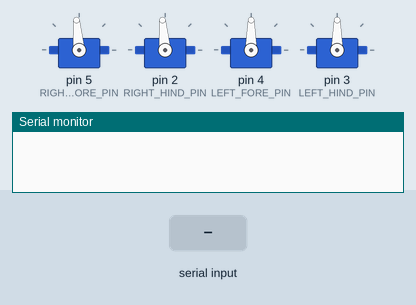
A sketch run on a simulated Arduino Uno, built with avr-gcc and run on an emulated ATmega328P. Shown: 4 × servo, the last lines printed to the serial monitor. Inputs (shaded band) come from the test bench.

Above: at 1.2 s.
1.3 s: "F" received over the second serial link
At 2.06 s:
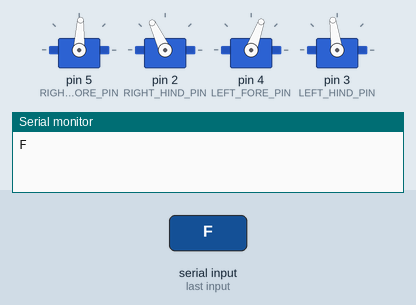
4.3 s: "L" received over the second serial link
At 4.81 s:
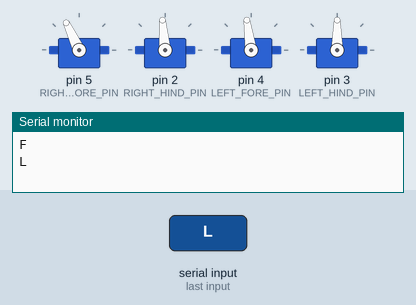
7.3 s: "f" received over the second serial link
At 9.08 s:
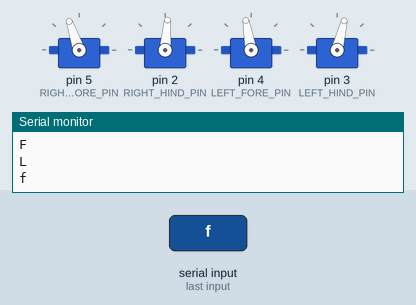
10.3 s: "R" received over the second serial link
At 11.22 s:
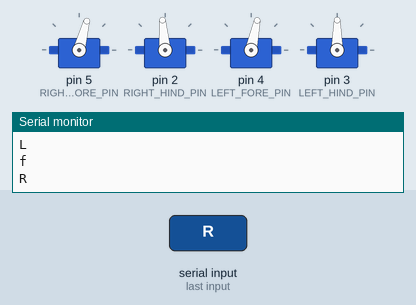
13.3 s: "B" received over the second serial link
At 15.81 s:
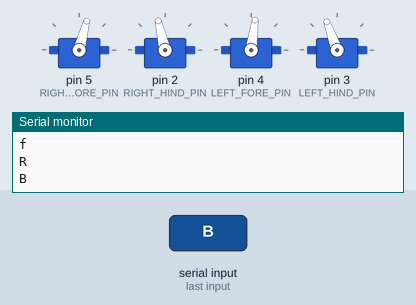
Timing chart, 0 to 20.3 s (numbered marks = the images above; inputs shaded):
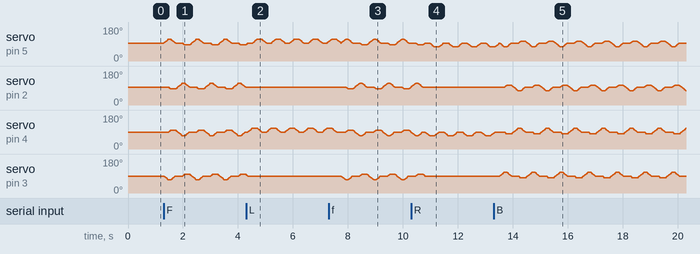

Measured:
- after the input at 4.3 s, servo on pin 2 (RIGHT_HIND_PIN): stops changing and stays 95°; servo on pin 3 (LEFT_HIND_PIN): goes on until 4.4 s, then stays 90°
- after the input at 10.3 s, servo on pin 2 (RIGHT_HIND_PIN): goes on until 10.7 s, then stays 95°; servo on pin 3 (LEFT_HIND_PIN): goes on until 10.8 s, then stays 90°

The sketch:

Bluetooth_Controlled.ino
```cpp
  // ============================================================
  //  Robot Dog – Bluetooth Controlled (no button)
  //  Forward / Left / Right gaits via serial commands
  //  Pin 5 = right_fore, Pin 2 = right_hind
  //  Pin 4 = left_fore,  Pin 3 = left_hind
  //  Bluetooth: RX→10, TX→11 (SoftwareSerial)
  // ============================================================

  #include <Servo.h>
  #include <SoftwareSerial.h>

  // Servo objects
  Servo right_fore_servo, right_hind_servo, left_fore_servo, left_hind_servo;

  // Angle variables
  int right_fore, right_hind, left_fore, left_hind;

  // Gait mode: 1=Forward, 2=Left turn, 3=Right turn
  int mode;                     // start with forward

  // Pin definitions for servos
  #define RIGHT_FORE_PIN  5
  #define RIGHT_HIND_PIN  2
  #define LEFT_FORE_PIN   4
  #define LEFT_HIND_PIN   3

  // Bluetooth serial on pins 10 (RX) and 11 (TX)
  SoftwareSerial bluetooth(10, 11); // RX, TX

  // ============================================================
  //  Setup
  // ============================================================
  void setup() {
    // Attach servos
    Serial.begin(9600);
    right_fore_servo.attach(RIGHT_FORE_PIN);
    right_hind_servo.attach(RIGHT_HIND_PIN);
    left_fore_servo.attach(LEFT_FORE_PIN);
    left_hind_servo.attach(LEFT_HIND_PIN);

    // Start Bluetooth communication
    bluetooth.begin(9600);          // match your HC‑05/HC‑06 baud rate

    // Set initial home angles
    home_position();
    convert();
  }

  // ============================================================
  //  Main Loop – listen for Bluetooth, run current gait
  // ============================================================
  void loop() {
    // Check for incoming Bluetooth commands
    if (bluetooth.available()) {
      char cmd = bluetooth.read();
      Serial.println(cmd);
      switch (cmd) {
        case 'F': case 'f': mode = 1; break;   // Forward
        case 'L': case 'l': mode = 2; break;   // Left turn
        case 'R': case 'r': mode = 3; break;   // Right turn
        case 'B': case 'b': mode = 4; break;   // Right turn
        case 'S': case 's': mode = 5; break;   // Stop
      }
    }

    // Execute the currently selected gait continuously
    switch (mode) {
      case 1: forwardGait();  break;
      case 2: leftTurnGait(); break;
      case 3: rightTurnGait(); break;
      case 4: backwardGait(); break;
      case 5: home_position(); break;
    }
  }

  // ============================================================
  //  Gait Implementations
  // ============================================================

  void forwardGait() {
    for (int i = 0; i < 20; i++) { right_fore++; left_hind--; convert(); }
    for (int i = 0; i < 10; i++) { right_hind--; left_fore++; convert(); }
    for (int i = 0; i < 20; i++) { right_fore--; left_hind++; convert(); }
    for (int i = 0; i < 10; i++) { right_hind++; left_fore--; convert(); }
    for (int i = 0; i < 20; i++) { right_hind++; left_fore--; convert(); }
    for (int i = 0; i < 10; i++) { right_fore--; left_hind++; convert(); }
    for (int i = 0; i < 20; i++) { right_hind--; left_fore++; convert(); }
    for (int i = 0; i < 10; i++) { right_fore++; left_hind--; convert(); }
  }

  void leftTurnGait() {
    for (int i = 0; i < 20; i++) { left_fore++; convert(); }
    for (int i = 0; i < 20; i++) { right_fore++; convert(); }
    for (int i = 0; i < 20; i++) { left_fore--; convert(); }
    for (int i = 0; i < 20; i++) { right_fore--; convert(); }
  }

  void rightTurnGait() {
    for (int i = 0; i < 20; i++) { left_fore--; convert(); }
    for (int i = 0; i < 20; i++) { right_fore--; convert(); }
    for (int i = 0; i < 20; i++) { left_fore++; convert(); }
    for (int i = 0; i < 20; i++) { right_fore++; convert(); }
  }

  void backwardGait(){
    for (int i = 1; i <= 20; i++) { right_fore--; left_hind++; convert(); }
    for (int i = 1; i <= 10; i++) { right_hind++; left_fore--; convert(); }
    for (int i = 1; i <= 20; i++) { right_fore++; left_hind--; convert(); }
    for (int i = 1; i <= 10; i++) { right_hind--; left_fore++; convert(); }
    for (int i = 1; i <= 20; i++) { right_hind--; left_fore++; convert(); }
    for (int i = 1; i <= 10; i++) { right_fore++; left_hind--; convert(); }
    for (int i = 1; i <= 20; i++) { right_hind++; left_fore--; convert(); }
    for (int i = 1; i <= 10; i++) { right_fore--; left_hind++; convert(); }
  }

  // ============================================================
  //  Helper Functions
  // ============================================================
  void home_position() {
    right_fore = 95;
    right_hind = 95;
    left_fore  = 90;
    left_hind  = 90;
  }

  void convert() {
    right_fore_servo.write(right_fore);
    right_hind_servo.write(right_hind);
    left_fore_servo.write(left_fore);
    left_hind_servo.write(left_hind);
    delayMicroseconds(8200);
  }
```
